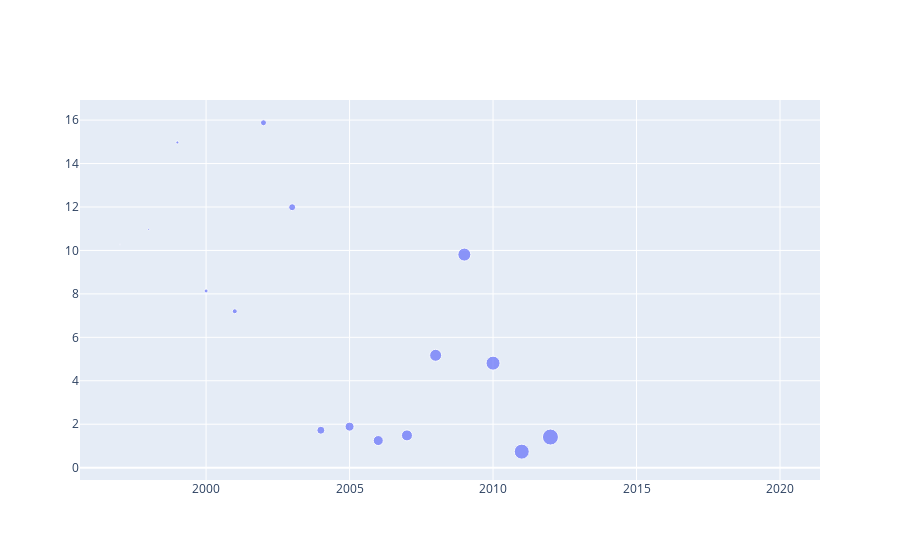

The cell this chart's notebook holds for it:
### Code cell
import plotly.graph_objects as go

fig = go.Figure(data=[go.Scatter(x=vect_year, y=vect_faits_moyen,mode='markers', marker_size=[1,2,3,4,5,6,7,8,9,10,11,12,13,14,15,16])
])

fig.show()

### Figure 1 — Plotly figure (JSON) as saved in the notebook; plotly's stock layout.template omitted (floating-point values rounded to 4 significant figures)
{"data": [{"marker": {"size": [1, 2, 3, 4, 5, 6, 7, 8, 9, 10, 11, 12, 13, 14, 15, 16]}, "mode": "markers", "type": "scatter", "x": [1997, 1998, 1999, 2000, 2001, 2002, 2003, 2004, 2005, 2006, 2007, 2008, 2009, 2010, 2011, 2012, 2013, 2014, 2015, 2016, 2017, 2018, 2019, 2020], "y": [10.27, 10.97, 14.97, 8.135, 7.199, 15.88, 11.99, 1.724, 1.89, 1.248, 1.486, 5.174, 9.809, 4.812, 0.739, 1.41, 2.369, 1.17, 2.105, 1.796, 3.02, 1.871, 1.431, 2.016]}], "layout": {}}
